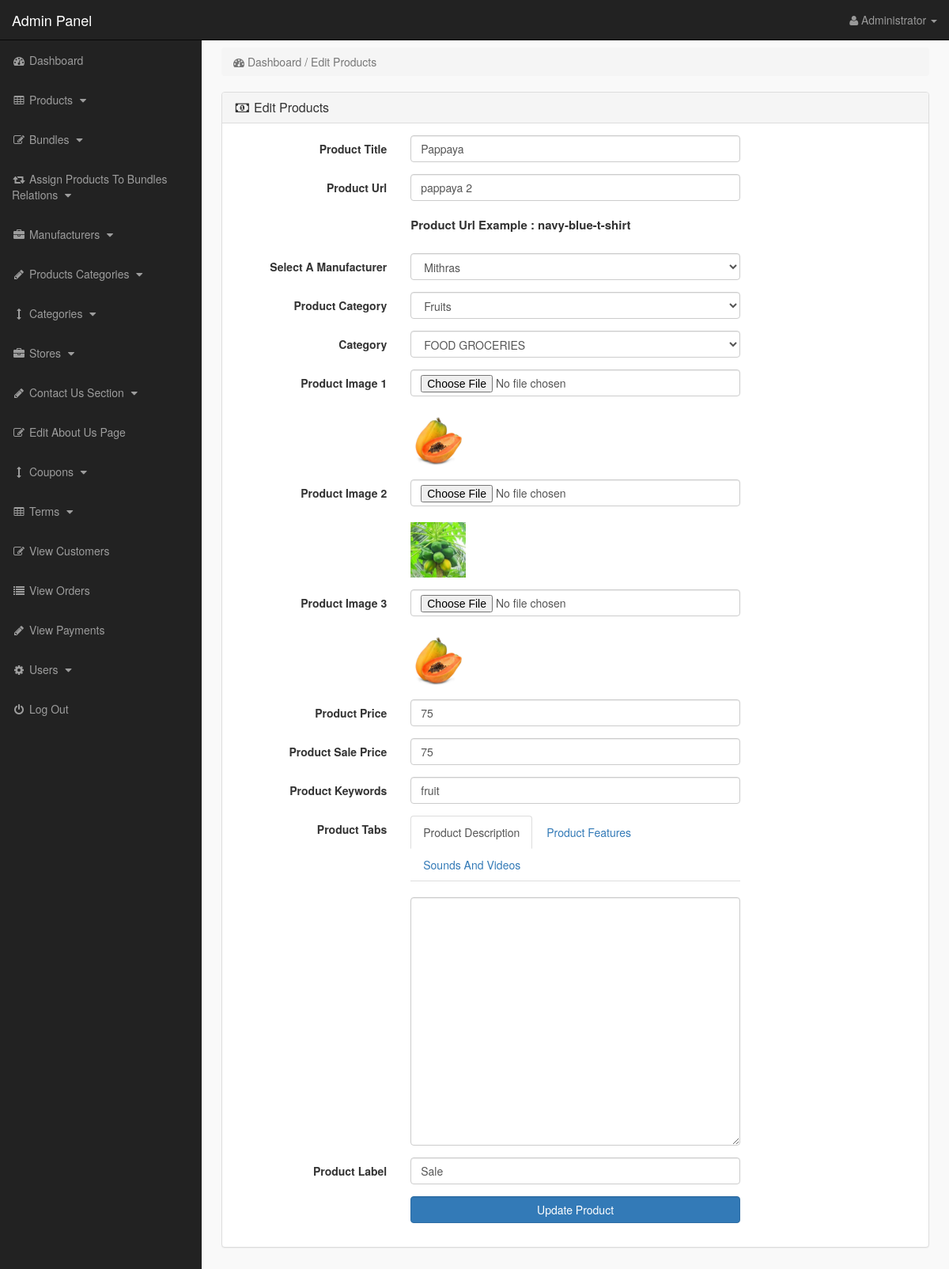
The app's page /admin_area/index.php?edit_product=23 (signed in) with its own data.
### tables this page shows
CREATE TABLE `products` (
  `product_id` int(10) NOT NULL,
  `p_cat_id` int(10) NOT NULL,
  `cat_id` int(10) NOT NULL,
  `manufacturer_id` int(10) NOT NULL,
  `date` timestamp NOT NULL DEFAULT current_timestamp() ON UPDATE current_timestamp(),
  `product_title` text NOT NULL,
  `product_url` text NOT NULL,
  `product_img1` text NOT NULL,
  `product_img2` text NOT NULL,
  `product_img3` text NOT NULL,
  `product_price` int(10) NOT NULL,
  `product_psp_price` int(100) NOT NULL,
  `product_desc` text NOT NULL,
  `product_features` text NOT NULL,
  `product_video` text NOT NULL,
  `product_keywords` text NOT NULL,
  `product_label` text NOT NULL,
  `status` varchar(255) NOT NULL
);

CREATE TABLE `manufacturers` (
  `manufacturer_id` int(10) NOT NULL,
  `manufacturer_title` text NOT NULL,
  `manufacturer_top` text NOT NULL,
  `manufacturer_image` text NOT NULL
);

CREATE TABLE `product_categories` (
  `p_cat_id` int(10) NOT NULL,
  `p_cat_title` text NOT NULL,
  `p_cat_top` text NOT NULL,
  `p_cat_image` text NOT NULL
);

CREATE TABLE `categories` (
  `cat_id` int(10) NOT NULL,
  `cat_title` text NOT NULL,
  `cat_top` text NOT NULL,
  `cat_image` text NOT NULL
);

### admin_area/edit_product.php (the view, shortened to what this page needs)
<?php
if(!isset($_SESSION['admin_email'])){
echo "<script>window.open('login.php','_self')</script>";
}
else {
?>
<?php
if(isset($_GET['edit_product'])){
$edit_id = $_GET['edit_product'];
$get_p = "select * from products where product_id='$edit_id'";
$run_edit = mysqli_query($con,$get_p);
$row_edit = mysqli_fetch_array($run_edit);
$p_title = $row_edit['product_title'];
$p_cat = $row_edit['p_cat_id'];
$cat = $row_edit['cat_id'];
$m_id = $row_edit['manufacturer_id'];
$p_image1 = $row_edit['product_img1'];
$p_image2 = $row_edit['product_img2'];
$p_image3 = $row_edit['product_img3'];
$p_price = $row_edit['product_price'];
$p_desc = $row_edit['product_desc'];
$p_keywords = $row_edit['product_keywords'];
$psp_price = $row_edit['product_psp_price'];
$p_label = $row_edit['product_label'];
$p_url = $row_edit['product_url'];
}
$get_manufacturer = "select * from manufacturers where manufacturer_id='$m_id'";
$run_manufacturer = mysqli_query($con,$get_manufacturer);
$row_manfacturer = mysqli_fetch_array($run_manufacturer);
$manufacturer_id = $row_manfacturer['manufacturer_id'];
$manufacturer_title = $row_manfacturer['manufacturer_title'];
$get_p_cat = "select * from product_categories where p_cat_id='$p_cat'";
$run_p_cat = mysqli_query($con,$get_p_cat);
$row_p_cat = mysqli_fetch_array($run_p_cat);
$p_cat_title = $row_p_cat['p_cat_title'];
$get_cat = "select * from categories where cat_id='$cat'";
$run_cat = mysqli_query($con,$get_cat);
$row_cat = mysqli_fetch_array($run_cat);
$cat_title = $row_cat['cat_title'];
?>
<!DOCTYPE html>
<html>
<head>
</head>
<body>
<div class="row">
<div class="col-lg-12">
<ol class="breadcrumb">
<li class="active">
<i class="fa fa-dashboard"> </i> Dashboard / Edit Products
</li>
</ol>
</div>
</div>
<div class="row">
<div class="col-lg-12">
<div class="panel panel-default">
<div class="panel-heading">
<h3 class="panel-title">
<i class="fa fa-money fa-fw"></i> Edit Products
</h3>
</div>
<div class="panel-body">
<form class="form-horizontal" method="post" enctype="multipart/form-data">
<div class="form-group" >
<label class="col-md-3 control-label" > Product Title </label>
<div class="col-md-6" >
<input type="text" name="product_title" class="form-control" required value="<?php echo $p_title; ?>">
</div>
</div>
<div class="form-group" >
<label class="col-md-3 control-label" > Product Url </label>
<div class="col-md-6" >
<input type="text" name="product_url" class="form-control" required value="<?php echo $p_url; ?>" >
<br>
<p style="font-size:15px; font-weight:bold;">
Product Url Example : navy-blue-t-shirt
</p>
</div>
</div>
<div class="form-group" >
<label class="col-md-3 control-label" > Select A Manufacturer </label>
<div class="col-md-6" >
<select name="manufacturer" class="form-control">
<option value="<?php echo $manufacturer_id; ?>">
<?php echo $manufacturer_title; ?>
</option>
</select>
</div>
</div>
<div class="form-group" >
<label class="col-md-3 control-label" > Product Category </label>
<div class="col-md-6" >
<select name="product_cat" class="form-control" >
<option value="<?php echo $p_cat; ?>" > <?php echo $p_cat_title; ?> </option>
</select>
</div>
</div>
<div class="form-group" >
<label class="col-md-3 control-label" > Category </label>
<div class="col-md-6" >
<select name="cat" class="form-control" >
<option value="<?php echo $cat; ?>" > <?php echo $cat_title; ?> </option>
</select>
</div>
</div>
<div class="form-group" >
<label class="col-md-3 control-label" > Product Image 1 </label>
<div class="col-md-6" >
<input type="file" name="product_img1" class="form-control" >
<br><img src="product_images/<?php echo $p_image1; ?>" width="70" height="70" >
</div>
</div>
<div class="form-group" >
<label class="col-md-3 control-label" > Product Image 2 </label>
<div class="col-md-6" >
<input type="file" name="product_img2" class="form-control" >
<br><img src="product_images/<?php echo $p_image2; ?>" width="70" height="70" >
</div>
</div>
<div class="form-group" >
<label class="col-md-3 control-label" > Product Image 3 </label>
<div class="col-md-6" >
<input type="file" name="product_img3" class="form-control" >
<br><img src="product_images/<?php echo $p_image3; ?>" width="70" height="70" >
</div>
</div>
<div class="form-group" >
<label class="col-md-3 control-label" > Product Price </label>
<div class="col-md-6" >
<input type="text" name="product_price" class="form-control" required value="<?php echo $p_price; ?>" >
</div>
</div>
<div class="form-group" >
<label class="col-md-3 control-label" > Product Sale Price </label>
<div class="col-md-6" >
<input type="text" name="psp_price" class="form-control" required value="<?php echo $psp_price; ?>">
</div>
</div>
<div class="form-group" >
<label class="col-md-3 control-label" > Product Keywords </label>
<div class="col-md-6" >
<input type="text" name="product_keywords" class="form-control" required value="<?php echo $p_keywords; ?>" >
</div>
</div>
<div class="form-group" >
<label class="col-md-3 control-label" > Product Tabs </label>
<div class="col-md-6" >
<ul class="nav nav-tabs">
<li class="active">
<a data-toggle="tab" href="#description"> Product Description </a>
</li>
<li>
<a data-toggle="tab" href="#features"> Product Features </a>
</li>
<li>
<a data-toggle="tab" href="#video"> Sounds And Videos </a>
</li>
</ul>
<div class="tab-content">
<div id="description" class="tab-pane fade in active">
<br>
<textarea name="product_desc" class="form-control" rows="15" id="product_desc">
<?php echo $p_desc; ?>
</textarea>
</div>
</div>
</div>
</div>
<div class="form-group" >
<label class="col-md-3 control-label" > Product Label </label>
<div class="col-md-6" >
<input type="text" name="product_label" class="form-control" required value="<?php echo $p_label; ?>">
</div>
</div>
<div class="form-group" >
<label class="col-md-3 control-label" ></label>
<div class="col-md-6" >
<input type="submit" name="update" value="Update Product" class="btn btn-primary form-control" >
</div>
</div>
</form>
</div>
</div>
</div>
</div>
</body>
</html>
<?php } ?>

### admin_area/includes/sidebar.php (shortened to what this page needs)
<?php
if(!isset($_SESSION['admin_email'])){
echo "<script>window.open('login.php','_self')</script>";
}
else {
?>
<nav class="navbar navbar-inverse navbar-fixed-top" >
<div class="navbar-header" >
<a class="navbar-brand" href="index.php?dashboard" >Admin Panel</a>
</div>
<ul class="nav navbar-right top-nav" >
<li class="dropdown" >
<a href="#" class="dropdown-toggle" data-toggle="dropdown" >
<i class="fa fa-user" ></i>
<?php echo $admin_name; ?> <b class="caret" ></b>
</a>
</li>
</ul>
<div class="collapse navbar-collapse navbar-ex1-collapse">
<ul class="nav navbar-nav side-nav">
<li>
<a href="index.php?dashboard">
<i class="fa fa-fw fa-dashboard"></i> Dashboard
</a>
</li>
<li>
<a href="#" data-toggle="collapse" data-target="#products">
<i class="fa fa-fw fa-table"></i> Products
<i class="fa fa-fw fa-caret-down"></i>
</a>
</li>
<li>
<a href="#" data-toggle="collapse" data-target="#bundles">
<i class="fa fa-fw fa-edit"></i> Bundles
<i class="fa fa-fw fa-caret-down"></i>
</a>
</li>
<li>
<a href="#" data-toggle="collapse" data-target="#relations">
<i class="fa fa-fw fa-retweet"></i> Assign Products To Bundles Relations
<i class="fa fa-fw fa-caret-down"></i>
</a>
</li>
<li>
<a href="#" data-toggle="collapse" data-target="#manufacturers">
<i class="fa fa-fw fa-briefcase"></i> Manufacturers
<i class="fa fa-fw fa-caret-down"></i>
</a>
</li>
<li>
<a href="#" data-toggle="collapse" data-target="#p_cat">
<i class="fa fa-fw fa-pencil"></i> Products Categories
<i class="fa fa-fw fa-caret-down"></i>
</a>
</li>
<li>
<a href="#" data-toggle="collapse" data-target="#cat">
<i class="fa fa-fw fa-arrows-v"></i> Categories
<i class="fa fa-fw fa-caret-down"></i>
</a>
</li>
<li>
<a href="#" data-toggle="collapse" data-target="#store">
<i class="fa fa-fw fa-briefcase"></i> Stores
<i class="fa fa-fw fa-caret-down"></i>
</a>
</li>
<li>
<a href="#" data-toggle="collapse" data-target="#contact_us">
<i class="fa fa-fw fa-pencil"> </i> Contact Us Section
<i class="fa fa-fw fa-caret-down"></i>
</a>
</li>
<li>
<a href="index.php?edit_about_us">
<i class="fa fa-fw fa-edit"></i> Edit About Us Page
</a>
</li>
<li>
<a href="#" data-toggle="collapse" data-target="#coupons">
<i class="fa fa-fw fa-arrows-v"></i> Coupons
<i class="fa fa-fw fa-caret-down"></i>
</a>
</li>
<li>
<a href="#" data-toggle="collapse" data-target="#terms" >
<i class="fa fa-fw fa-table"></i> Terms
<i class="fa fa-fw fa-caret-down"></i>
</a>
</li>
<li>
<a href="index.php?view_customers">
<i class="fa fa-fw fa-edit"></i> View Customers
</a>
</li>
<li>
<a href="index.php?view_orders">
<i class="fa fa-fw fa-list"></i> View Orders
</a>
</li>
<li>
<a href="index.php?view_payments">
<i class="fa fa-fw fa-pencil"></i> View Payments
</a>
</li>
<li>
<a href="#" data-toggle="collapse" data-target="#users">
<i class="fa fa-fw fa-gear"></i> Users
<i class="fa fa-fw fa-caret-down"></i>
</a>
</li>
<li>
<a href="logout.php">
<i class="fa fa-fw fa-power-off"></i> Log Out
</a>
</li>
</ul>
</div>
</nav>
<?php } ?>

### admin_area/css/style.css (style rules this page uses)
body { margin-top:100px; }
@media (min-width: 768px) { body { margin-top:50px; } }
.top-nav { padding:0 15px; }
.top-nav>li { display:inline-block; float:left; }
.top-nav>li>a { padding-top:15px; padding-bottom:15px; line-height:20px; color:#999; }
@media (min-width: 768px) { .side-nav { position:fixed; top:51px; width:255px; border-radius:0; overflow-y:auto; background-color: #222; bottom:0; overflow-x:hidden; padding-bottom:40px; } }
@media (min-width: 768px) { .side-nav>li>a { width:255px; } }
.panel-body { border-radius:5px; }

### records on screen
products: product_title "Pappaya", product_url "pappaya 2", product_img1 (picture), product_img2 (picture), product_img3 (picture), product_price "75", psp_price "75", product_keywords "fruit", product_label "Sale"
manufacturers: manufacturer "Mithras"
product_categories: product_cat "Fruits"
categories: cat "FOOD GROCERIES"

### other values on screen
$admin_name "Administrator"
